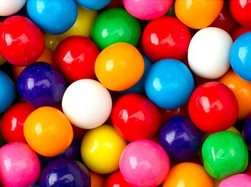
%> input picture Assignment2/ImageSegmentation/gumballs.jpg, 251 x 187 px, shrunk from 598 x 446 before the run
$ octave segmentMain.m   (GNU Octave 9; MATLAB toolbox functions it lacks are replaced by stand-ins)
%> lines starting %> are read from the running program, lines starting %| are printed output that depends on the picture
### Assignment2/ImageSegmentation/createTextons.m
  function[textons] = createTextons(imStack, bank, k)
    %imStack:a cell array of length n containing a series of n grayscale
    %images
    %bank:a filter bank, m*m*d(d total filters, each of size m*m)
    %textons:k*d matrix in which each row is a texton i.e., one quantized filter bank response

    Textons = [];
    % loop through each image
    for i = 1:size(imStack)
        responses = zeros(size(imStack{i}, 1), size(imStack{i}, 2), size(bank, 3));
        for j = 1:size(bank, 3)
            responses(:, :, j) = imfilter(imStack{i}, bank(:, :, j));
        end

        texton = reshape(responses, size(responses, 1) * size(responses, 2), size(bank, 3));
        sample = randperm(size(texton, 1), fix(size(texton, 1) / 1000));
        Textons = [Textons; texton(sample, :)];
    end

    [~, textons] = kmeans(Textons, k);
  end

### Assignment2/ImageSegmentation/compareSegmentations.m
function[colorLabelIm, textureLabelIm] = compareSegmentations(origIm, bank, textons, winSize, numColorRegions, numTextureRegions)
    [h, w, d] = size(origIm);

    colorLabelIm_flat = kmeans(reshape(origIm, h * w, d), numColorRegions);
    colorLabelIm = reshape(colorLabelIm_flat, h, w);

    textonHist = extractTextonHists(rgb2gray(origIm), bank, textons, winSize);
    textureLabelIm_flat = kmeans(reshape(textonHist, h * w, size(textonHist, 3)), numTextureRegions);
    textureLabelIm = reshape(textureLabelIm_flat, h, w);
end

### Assignment2/ImageSegmentation/extractTextonHists.m
function[featIm] = extractTextonHists(origIm, bank, textons, winSize)
    filteredIm = zeros(size(origIm, 1), size(origIm, 2), size(bank, 3));
    for i = 1:size(bank, 3)
        filteredIm(:, :, i) = imfilter(origIm, bank(:, :, i));
    end

    labelIm = quantizeFeats(filteredIm, textons);

    [h, w] = size(origIm);
    featIm = zeros(h, w, size(textons, 1));
    for i = 1:h
        for j = 1:w
            halfWinSize = fix(winSize / 2);
            window = labelIm(max(i-halfWinSize, 1):min(i+halfWinSize, h), max(j-halfWinSize, 1):min(j+halfWinSize, w));
            freq = tabulate(window(:));
            for k = 1:size(freq, 1)
                featIm(i, j, freq(k, 1)) = freq(k, 2);
            end
        end
    end
end

### Assignment2/ImageSegmentation/quantizeFeats.m
 function[labelIm] = quantizeFeats(featIm, meanFeats)
    %fearIm: h*w*d,  meanFeats: k*d
    %labelIm: h*w, each (1..k)

    %[h, w, d] = size(featIm);
    %[k, d] = size(meanFeats);
    labelIm = zeros(size(featIm, 1), size(featIm, 2));

    for h=1:size(featIm, 1)
        dist = dist2(reshape(featIm(h, :, :), size(featIm, 2), size(featIm, 3)), meanFeats);
        [~, labelIm(h, :)] = min(dist, [], 2);
    end

 end

### Assignment2/ImageSegmentation/segmentMain.m
%gumballs.jpg, snake.jpg, and twins.jpg, + coins.jpg
gumballs = im2double(imread('gumballs.jpg'));
snake = im2double(imread('snake.jpg'));
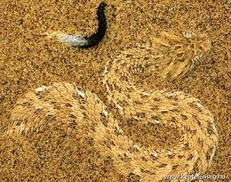
%> input picture Assignment2/ImageSegmentation/snake.jpg, 231 x 182 px, shrunk from 550 x 434 before the run
twins = im2double(imread('twins.jpg'));
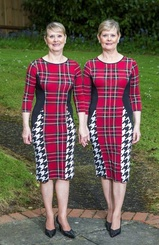
%> input picture Assignment2/ImageSegmentation/twins.jpg, 159 x 245 px, shrunk from 378 x 584 before the run
coins = im2double(imread('coins.jpg'));
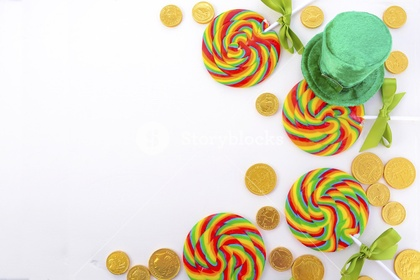
%> input picture Assignment2/ImageSegmentation/coins.jpg, 420 x 280 px, shrunk from 1000 x 667 before the run

bank = cell2mat(struct2cell(load('filterBank.mat'))); %Reference: https://www.jianshu.com/p/12ce9032d904
%bank = bank(:,:,1:6:end);
%displayFilterBank(bank);

imStack = {rgb2gray(gumballs), rgb2gray(snake), rgb2gray(twins), rgb2gray(coins)};
%> imStack = 4 items
k_textons = 17;
textons = createTextons(imStack, bank, k_textons);%%TODO: bank
%> the loop in createTextons, `for i = 1:size(imStack)` made 1 pass
%> pass 1, in createTextons, `Textons = [Textons; texton(sample, :)];`:
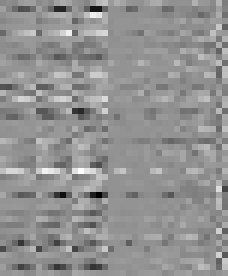
%> Textons: size 46x38 double (shown 6 times larger); min -0.332, max 0.241, mean -0.00372; drawn with min black and max white

origIm = {gumballs, snake, twins, coins};
%> origIm = 4 items
%> the run ends on the next line
winSize = [12, 6, 9, 10];
numColorRegions = [7, 4, 7, 5];
numTextureRegions = [3, 5, 7, 5];

% [10 lines of commented-out code are left out]

for i=1:4
   [colorLabelIm, textureLabelIm] = compareSegmentations(origIm{i}, bank, textons, winSize(i), numColorRegions(i), numTextureRegions(i));
